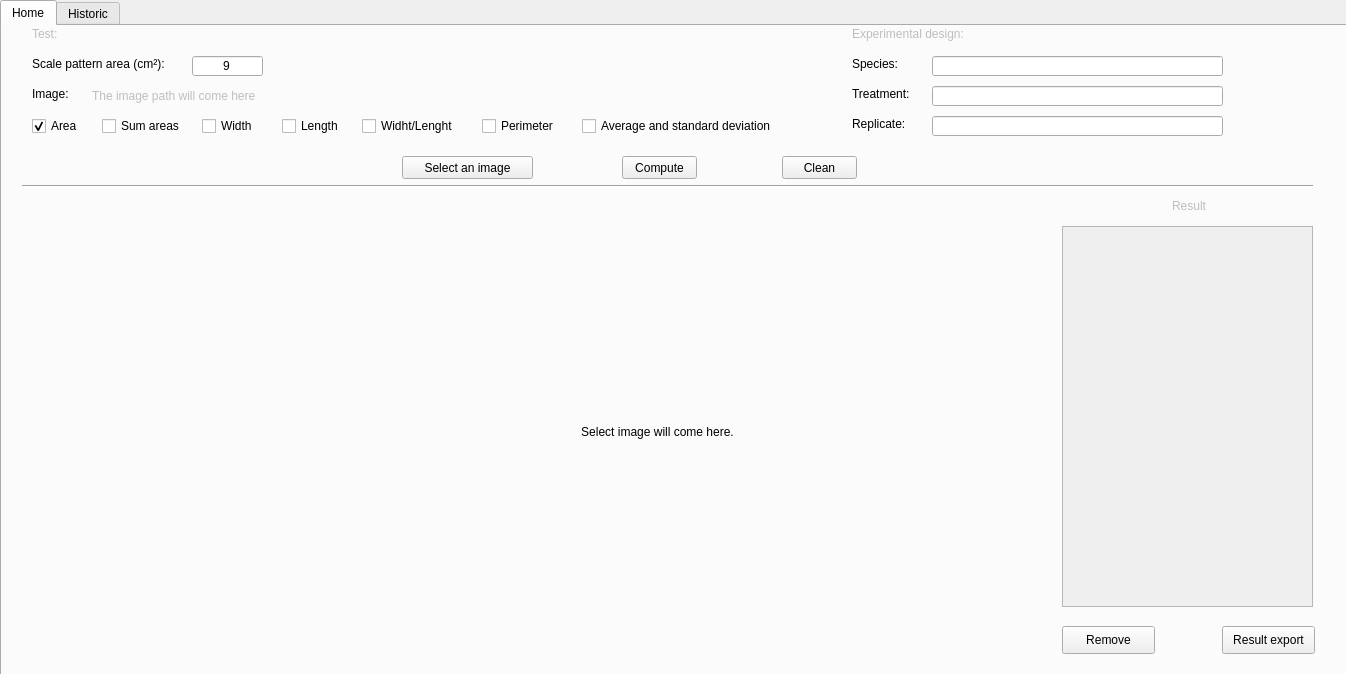
<?xml version="1.0" encoding="UTF-8"?>
<ui version="4.0">
 <class>MainWindow</class>
 <widget class="QMainWindow" name="MainWindow">
  <property name="geometry">
   <rect>
    <x>0</x>
    <y>0</y>
    <width>1346</width>
    <height>674</height>
   </rect>
  </property>
  <property name="maximumSize">
   <size>
    <width>1383</width>
    <height>695</height>
   </size>
  </property>
  <property name="windowTitle">
   <string>MainWindow</string>
  </property>
  <property name="layoutDirection">
   <enum>Qt::RightToLeft</enum>
  </property>
  <widget class="QWidget" name="centralWidget">
   <widget class="QTabWidget" name="tabWidget">
    <property name="geometry">
     <rect>
      <x>0</x>
      <y>0</y>
      <width>1351</width>
      <height>681</height>
     </rect>
    </property>
    <property name="layoutDirection">
     <enum>Qt::LeftToRight</enum>
    </property>
    <property name="currentIndex">
     <number>0</number>
    </property>
    <widget class="QWidget" name="tab_1">
     <attribute name="title">
      <string>Home</string>
     </attribute>
     <widget class="Line" name="line">
      <property name="geometry">
       <rect>
        <x>20</x>
        <y>150</y>
        <width>1291</width>
        <height>20</height>
       </rect>
      </property>
      <property name="orientation">
       <enum>Qt::Horizontal</enum>
      </property>
     </widget>
     <widget class="QPushButton" name="btnImagem">
      <property name="geometry">
       <rect>
        <x>400</x>
        <y>130</y>
        <width>131</width>
        <height>23</height>
       </rect>
      </property>
      <property name="text">
       <string>Select an image</string>
      </property>
     </widget>
     <widget class="QPushButton" name="btnCalc">
      <property name="geometry">
       <rect>
        <x>620</x>
        <y>130</y>
        <width>75</width>
        <height>23</height>
       </rect>
      </property>
      <property name="text">
       <string>Compute</string>
      </property>
     </widget>
     <widget class="QLabel" name="labelResult">
      <property name="enabled">
       <bool>false</bool>
      </property>
      <property name="geometry">
       <rect>
        <x>1170</x>
        <y>170</y>
        <width>41</width>
        <height>20</height>
       </rect>
      </property>
      <property name="text">
       <string>Result</string>
      </property>
     </widget>
     <widget class="QLabel" name="exibirResult">
      <property name="geometry">
       <rect>
        <x>880</x>
        <y>170</y>
        <width>171</width>
        <height>481</height>
       </rect>
      </property>
      <property name="sizePolicy">
       <sizepolicy hsizetype="Fixed" vsizetype="Preferred">
        <horstretch>0</horstretch>
        <verstretch>0</verstretch>
       </sizepolicy>
      </property>
      <property name="text">
       <string/>
      </property>
     </widget>
     <widget class="QScrollArea" name="scrollResult">
      <property name="geometry">
       <rect>
        <x>1060</x>
        <y>200</y>
        <width>251</width>
        <height>381</height>
       </rect>
      </property>
      <property name="widgetResizable">
       <bool>true</bool>
      </property>
      <property name="alignment">
       <set>Qt::AlignCenter</set>
      </property>
      <widget class="QWidget" name="scrollAreaWidgetContents">
       <property name="geometry">
        <rect>
         <x>0</x>
         <y>0</y>
         <width>249</width>
         <height>379</height>
        </rect>
       </property>
      </widget>
     </widget>
     <widget class="QLabel" name="exibirImagem">
      <property name="enabled">
       <bool>true</bool>
      </property>
      <property name="geometry">
       <rect>
        <x>330</x>
        <y>180</y>
        <width>651</width>
        <height>451</height>
       </rect>
      </property>
      <property name="toolTipDuration">
       <number>0</number>
      </property>
      <property name="text">
       <string>Select image will come here.</string>
      </property>
      <property name="alignment">
       <set>Qt::AlignCenter</set>
      </property>
     </widget>
     <widget class="QPushButton" name="btnExport">
      <property name="geometry">
       <rect>
        <x>1220</x>
        <y>600</y>
        <width>93</width>
        <height>28</height>
       </rect>
      </property>
      <property name="text">
       <string>Result export</string>
      </property>
     </widget>
     <widget class="QPushButton" name="btnClean">
      <property name="geometry">
       <rect>
        <x>780</x>
        <y>130</y>
        <width>75</width>
        <height>23</height>
       </rect>
      </property>
      <property name="text">
       <string>Clean</string>
      </property>
     </widget>
     <widget class="QPushButton" name="btnRemove">
      <property name="geometry">
       <rect>
        <x>1060</x>
        <y>600</y>
        <width>93</width>
        <height>28</height>
       </rect>
      </property>
      <property name="text">
       <string>Remove</string>
      </property>
     </widget>
     <widget class="QFrame" name="frame">
      <property name="geometry">
       <rect>
        <x>840</x>
        <y>0</y>
        <width>471</width>
        <height>121</height>
       </rect>
      </property>
      <property name="frameShape">
       <enum>QFrame::NoFrame</enum>
      </property>
      <property name="frameShadow">
       <enum>QFrame::Sunken</enum>
      </property>
      <widget class="QLineEdit" name="rep">
       <property name="geometry">
        <rect>
         <x>90</x>
         <y>90</y>
         <width>291</width>
         <height>20</height>
        </rect>
       </property>
       <property name="text">
        <string/>
       </property>
       <property name="alignment">
        <set>Qt::AlignCenter</set>
       </property>
       <property name="placeholderText">
        <string/>
       </property>
      </widget>
      <widget class="QLineEdit" name="esp">
       <property name="geometry">
        <rect>
         <x>90</x>
         <y>30</y>
         <width>291</width>
         <height>20</height>
        </rect>
       </property>
       <property name="text">
        <string/>
       </property>
       <property name="alignment">
        <set>Qt::AlignCenter</set>
       </property>
       <property name="placeholderText">
        <string/>
       </property>
      </widget>
      <widget class="QLabel" name="label_5">
       <property name="geometry">
        <rect>
         <x>10</x>
         <y>90</y>
         <width>71</width>
         <height>16</height>
        </rect>
       </property>
       <property name="text">
        <string>Replicate:</string>
       </property>
      </widget>
      <widget class="QLabel" name="label_4">
       <property name="geometry">
        <rect>
         <x>10</x>
         <y>60</y>
         <width>71</width>
         <height>16</height>
        </rect>
       </property>
       <property name="text">
        <string>Treatment:</string>
       </property>
      </widget>
      <widget class="QLabel" name="label_3">
       <property name="geometry">
        <rect>
         <x>10</x>
         <y>30</y>
         <width>56</width>
         <height>16</height>
        </rect>
       </property>
       <property name="text">
        <string>Species:</string>
       </property>
      </widget>
      <widget class="QLineEdit" name="trat">
       <property name="geometry">
        <rect>
         <x>90</x>
         <y>60</y>
         <width>291</width>
         <height>20</height>
        </rect>
       </property>
       <property name="text">
        <string/>
       </property>
       <property name="alignment">
        <set>Qt::AlignCenter</set>
       </property>
       <property name="placeholderText">
        <string/>
       </property>
      </widget>
      <widget class="QLabel" name="label_6">
       <property name="enabled">
        <bool>false</bool>
       </property>
       <property name="geometry">
        <rect>
         <x>10</x>
         <y>0</y>
         <width>121</width>
         <height>16</height>
        </rect>
       </property>
       <property name="text">
        <string>Experimental design:</string>
       </property>
      </widget>
     </widget>
     <widget class="QFrame" name="frame_2">
      <property name="geometry">
       <rect>
        <x>20</x>
        <y>0</y>
        <width>821</width>
        <height>121</height>
       </rect>
      </property>
      <property name="frameShape">
       <enum>QFrame::NoFrame</enum>
      </property>
      <property name="frameShadow">
       <enum>QFrame::Plain</enum>
      </property>
      <widget class="QCheckBox" name="checkBoxAveDev">
       <property name="geometry">
        <rect>
         <x>560</x>
         <y>90</y>
         <width>211</width>
         <height>20</height>
        </rect>
       </property>
       <property name="text">
        <string>Average and standard deviation</string>
       </property>
      </widget>
      <widget class="QLabel" name="label_2">
       <property name="geometry">
        <rect>
         <x>10</x>
         <y>60</y>
         <width>51</width>
         <height>16</height>
        </rect>
       </property>
       <property name="text">
        <string>Image:</string>
       </property>
      </widget>
      <widget class="QCheckBox" name="checkBoxWid">
       <property name="geometry">
        <rect>
         <x>180</x>
         <y>90</y>
         <width>61</width>
         <height>20</height>
        </rect>
       </property>
       <property name="text">
        <string>Width</string>
       </property>
      </widget>
      <widget class="QLabel" name="endImagem">
       <property name="enabled">
        <bool>false</bool>
       </property>
       <property name="geometry">
        <rect>
         <x>70</x>
         <y>60</y>
         <width>681</width>
         <height>20</height>
        </rect>
       </property>
       <property name="sizePolicy">
        <sizepolicy hsizetype="Preferred" vsizetype="Preferred">
         <horstretch>0</horstretch>
         <verstretch>0</verstretch>
        </sizepolicy>
       </property>
       <property name="text">
        <string>The image path will come here</string>
       </property>
       <property name="scaledContents">
        <bool>true</bool>
       </property>
       <property name="alignment">
        <set>Qt::AlignLeading|Qt::AlignLeft|Qt::AlignVCenter</set>
       </property>
      </widget>
      <widget class="QCheckBox" name="checkBoxLen">
       <property name="geometry">
        <rect>
         <x>260</x>
         <y>90</y>
         <width>71</width>
         <height>20</height>
        </rect>
       </property>
       <property name="text">
        <string>Length</string>
       </property>
      </widget>
      <widget class="QLineEdit" name="areaQuadrado">
       <property name="geometry">
        <rect>
         <x>170</x>
         <y>30</y>
         <width>71</width>
         <height>20</height>
        </rect>
       </property>
       <property name="text">
        <string>9</string>
       </property>
       <property name="alignment">
        <set>Qt::AlignCenter</set>
       </property>
       <property name="placeholderText">
        <string/>
       </property>
      </widget>
      <widget class="QCheckBox" name="checkBoxWidLen">
       <property name="geometry">
        <rect>
         <x>340</x>
         <y>90</y>
         <width>111</width>
         <height>20</height>
        </rect>
       </property>
       <property name="text">
        <string>Widht/Lenght</string>
       </property>
      </widget>
      <widget class="QLabel" name="label">
       <property name="geometry">
        <rect>
         <x>10</x>
         <y>30</y>
         <width>151</width>
         <height>16</height>
        </rect>
       </property>
       <property name="text">
        <string>Scale pattern area (cm²):</string>
       </property>
      </widget>
      <widget class="QCheckBox" name="checkBoxArea">
       <property name="geometry">
        <rect>
         <x>10</x>
         <y>90</y>
         <width>51</width>
         <height>20</height>
        </rect>
       </property>
       <property name="text">
        <string>Area</string>
       </property>
       <property name="checked">
        <bool>true</bool>
       </property>
      </widget>
      <widget class="QLabel" name="label_7">
       <property name="enabled">
        <bool>false</bool>
       </property>
       <property name="geometry">
        <rect>
         <x>10</x>
         <y>0</y>
         <width>56</width>
         <height>16</height>
        </rect>
       </property>
       <property name="text">
        <string>Test:</string>
       </property>
      </widget>
      <widget class="QCheckBox" name="checkBoxSumAreas">
       <property name="geometry">
        <rect>
         <x>80</x>
         <y>90</y>
         <width>91</width>
         <height>20</height>
        </rect>
       </property>
       <property name="text">
        <string>Sum areas</string>
       </property>
      </widget>
      <widget class="QCheckBox" name="checkBoxPerimeter">
       <property name="geometry">
        <rect>
         <x>460</x>
         <y>90</y>
         <width>83</width>
         <height>20</height>
        </rect>
       </property>
       <property name="text">
        <string>Perimeter</string>
       </property>
      </widget>
     </widget>
    </widget>
    <widget class="QWidget" name="tab_3">
     <attribute name="title">
      <string>Historic</string>
     </attribute>
     <widget class="QScrollArea" name="scrollHist">
      <property name="geometry">
       <rect>
        <x>30</x>
        <y>20</y>
        <width>391</width>
        <height>591</height>
       </rect>
      </property>
      <property name="widgetResizable">
       <bool>true</bool>
      </property>
      <widget class="QWidget" name="scrollAreaWidgetContents_2">
       <property name="geometry">
        <rect>
         <x>0</x>
         <y>0</y>
         <width>389</width>
         <height>589</height>
        </rect>
       </property>
      </widget>
     </widget>
     <widget class="QLabel" name="exibirHist">
      <property name="geometry">
       <rect>
        <x>330</x>
        <y>-120</y>
        <width>271</width>
        <height>661</height>
       </rect>
      </property>
      <property name="sizePolicy">
       <sizepolicy hsizetype="Fixed" vsizetype="Preferred">
        <horstretch>0</horstretch>
        <verstretch>0</verstretch>
       </sizepolicy>
      </property>
      <property name="text">
       <string/>
      </property>
      <property name="alignment">
       <set>Qt::AlignLeading|Qt::AlignLeft|Qt::AlignVCenter</set>
      </property>
     </widget>
    </widget>
   </widget>
  </widget>
 </widget>
 <layoutdefault spacing="6" margin="11"/>
 <resources/>
 <connections/>
</ui>
